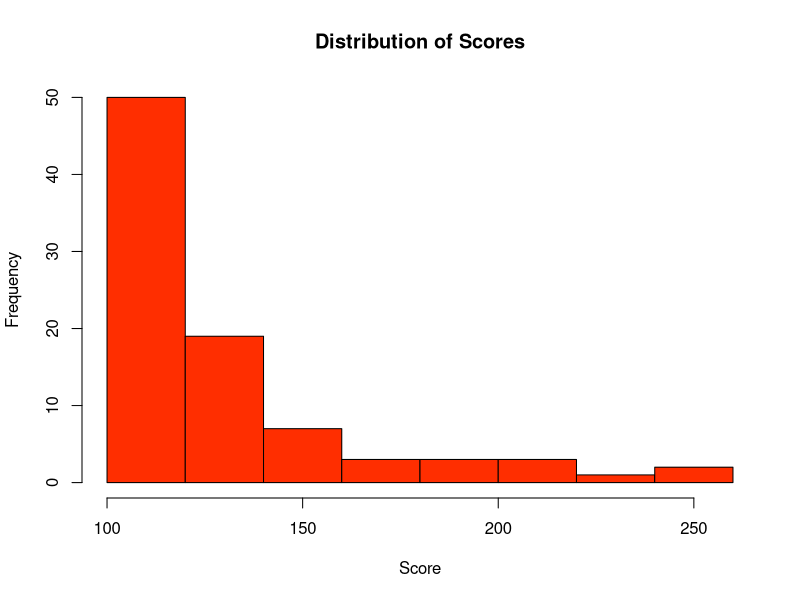
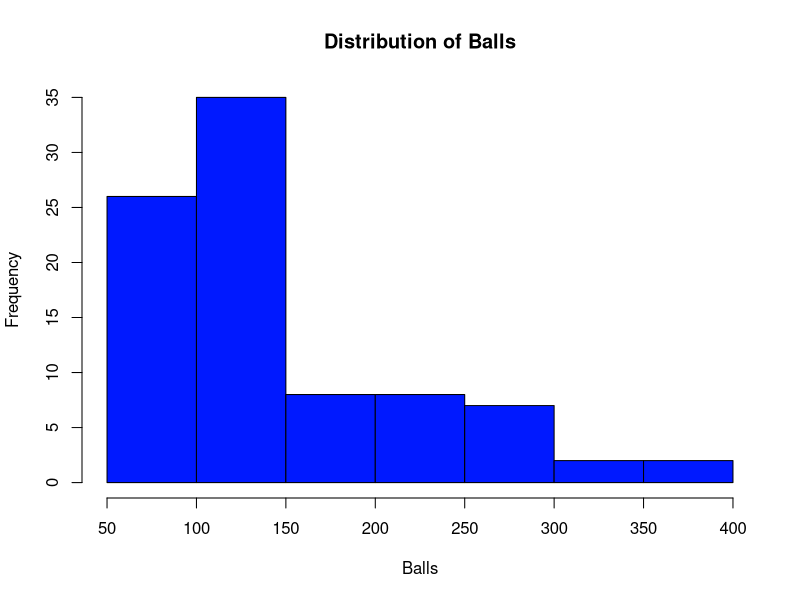
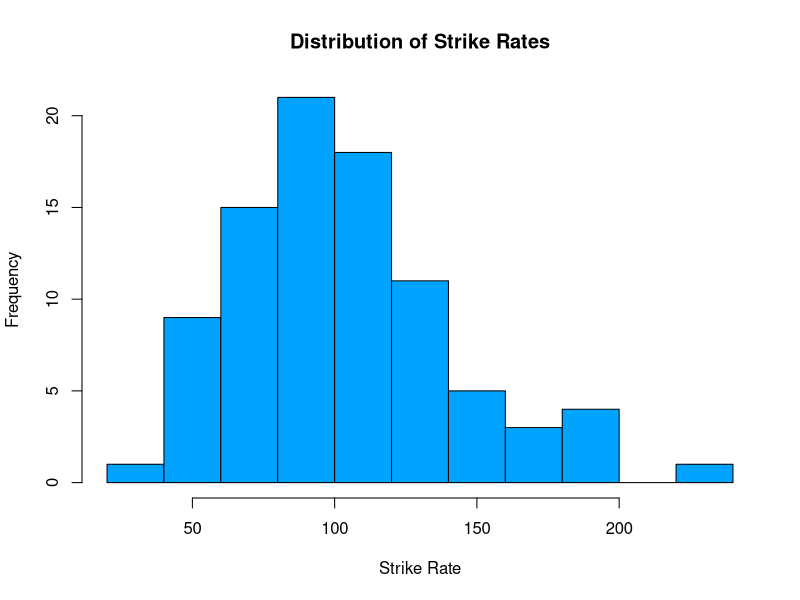
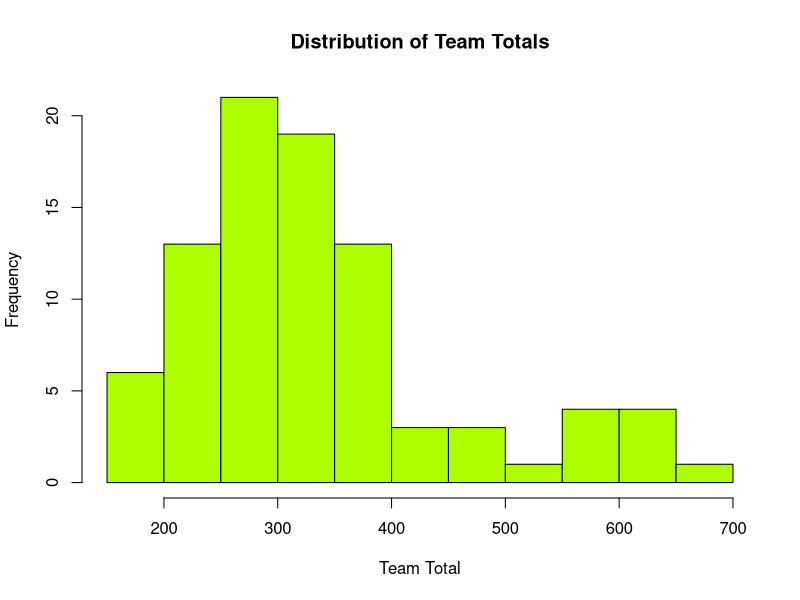
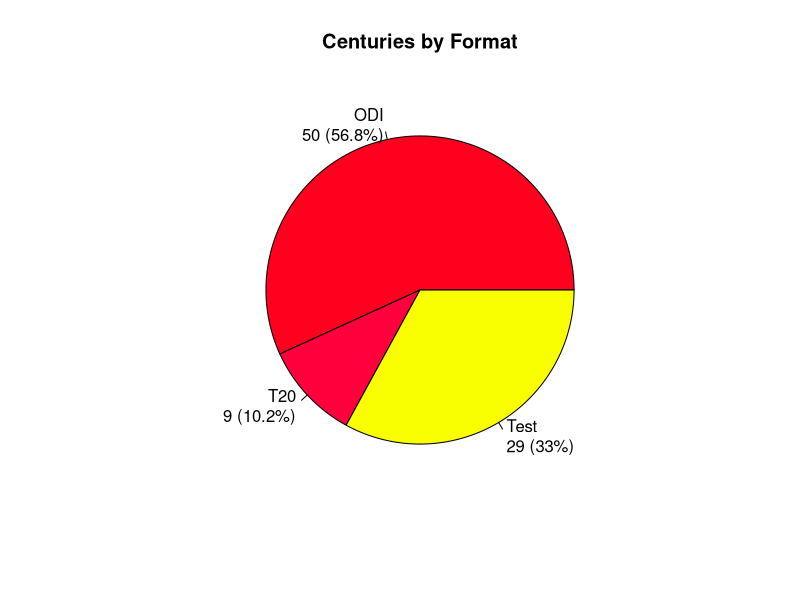
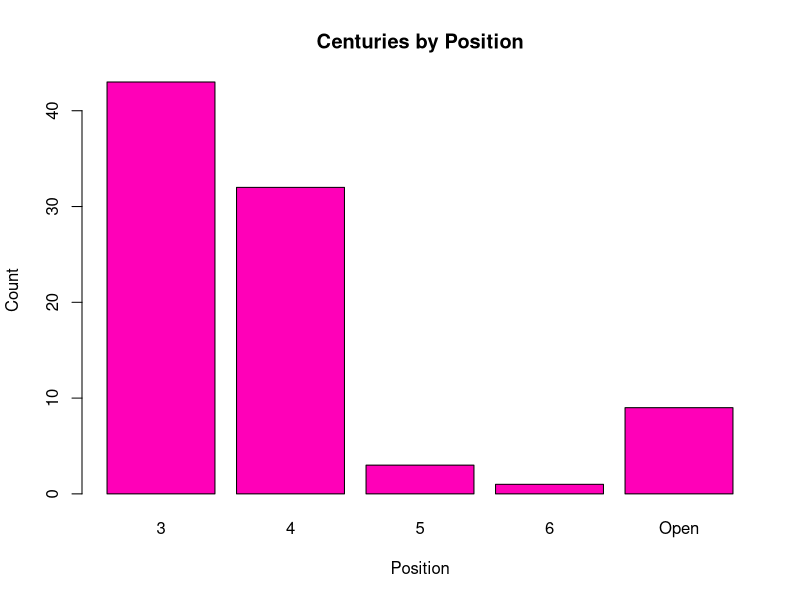
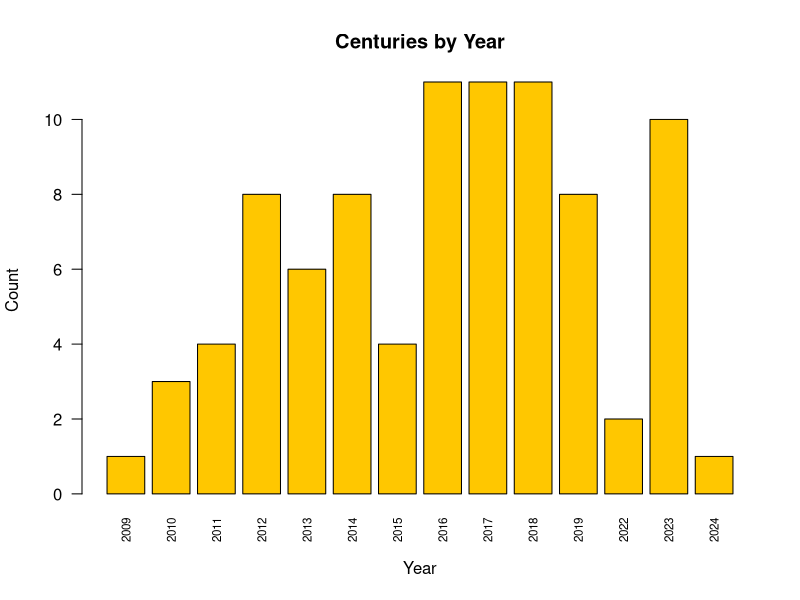
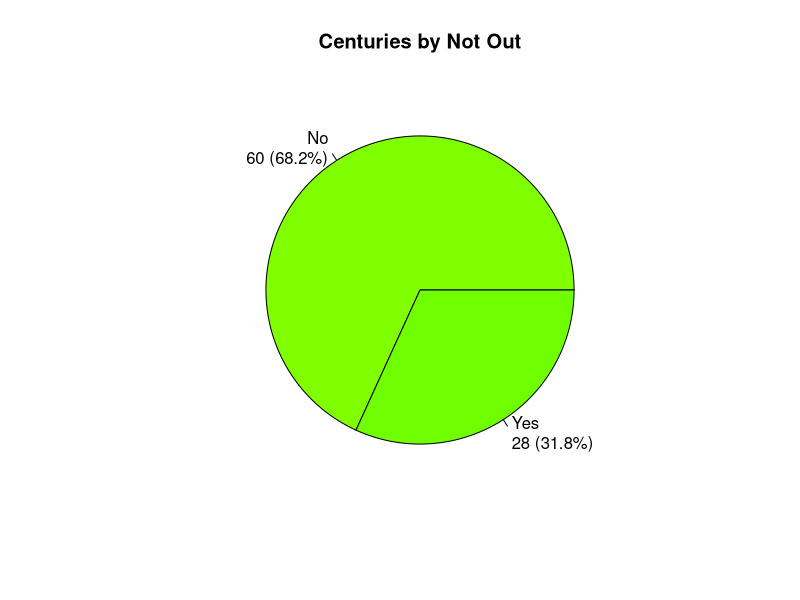

These charts were generated, in order, by the following R code:
# Virat Kohli Century Analysis

# Load required libraries
library(tidyverse)
library(corrplot)
library(nortest)
library(car)

# Read the data
data <- read.csv("IS 2105 - Proposal - Group18 - Dataset.csv")
View(data)

# Replace "T20i" with "T20" in Format column
data$Format <- ifelse(data$Format == "T20i", "T20", data$Format)
# In the Format column, "T20" means "T20 International(T20I)" and "Indian Premie League(IPL)"
view(data)

# Define the function to generate random colors from the rainbow spectrum
random_color <- function(n) {
  colors <- rainbow(100)
  sample(colors, n)
}

# 1. Univariate Analysis

# Summary statistics for quantitative variables
# Numerical Variables

# Score
hist(data$Score, 
     main = "Distribution of Scores", 
     xlab = "Score", 
     col = random_color(1)) 

# Balls
hist(data$Balls, 
     main = "Distribution of Balls", 
     xlab="Balls", 
     col = random_color(1))

# Strike Rate
hist(data$Strike.Rate, 
     main = "Distribution of Strike Rates", 
     xlab = "Strike Rate", 
     col = random_color(1))

# Team Total
hist(data$Team.Total, 
     main = "Distribution of Team Totals", 
     xlab = "Team Total", 
     col = random_color(1))

# Summary statistics for qualitative variables
# Categorical Variables

# Format
format_table <- table(data$Format)
percentages <- round(100 * format_table / sum(format_table), 1)
labels <- paste(names(format_table), "\n", format_table, " (", percentages, "%)", sep = "")

pie(format_table, 
    main = "Centuries by Format", 
    labels = labels,
    col = random_color(length(format_table)))

# Position
table(data$Position)
barplot(table(data$Position), 
        main = "Centuries by Position", 
        xlab = "Position", 
        ylab = "Count",
        col = random_color(1))

# Year
table(data$Year)
barplot(table(data$Year), 
        main = "Centuries by Year", 
        xlab = "Year",
        ylab = "Count",
        col = random_color(1),
        las = 2,
        cex.names = 0.7)

# Not Out
not_out_table <- table(data$Not.Out)
percentages <- round(100 * not_out_table / sum(not_out_table), 1)
labels <- paste(names(not_out_table), "\n", not_out_table, " (", percentages, "%)", sep = "")

pie(not_out_table, 
    main = "Centuries by Not Out", 
    labels = labels,
    col = random_color(length(not_out_table)))

# Man of the Match (MOTM)
motm_table <- table(data$MOTM)
percentages <- round(100 * motm_table / sum(motm_table), 1)
labels <- paste(names(motm_table), "\n", motm_table, " (", percentages, "%)", sep = "")

pie(motm_table, 
    main = "Centuries by Man of the Match", 
    labels = labels,
    col = random_color(length(motm_table)))

# Win
table(data$Win)
barplot(table(data$Win), 
        main = "Centuries by Win", 
        xlab = "Win",
        ylab = "Count",
        col = random_color(1))

# Captain
captain_table <- table(data$Captain)
percentages <- round(100 * captain_table / sum(captain_table), 1)
labels <- paste(names(captain_table), "\n", captain_table, " (", percentages, "%)", sep = "")

pie(captain_table, 
    main = "Centuries by Captain", 
    labels = labels,
    col = random_color(length(captain_table)))

# 2. Bivariate Analysis

# Scatter plot for two numerical variables
ggplot(data, aes(x = Balls, y = Score, color = Format)) +
  geom_point() +
  labs(title = "Score vs Balls by Format", x = "Balls", y = "Score")

ggplot(data, aes(x = Strike.Rate, y = Score, color = Format)) +
    geom_point() +
    labs(title = "Score vs Strike Rate by Format", x = "Strike Rate", y = "Score")

ggplot(data, aes(x = Score, y = Team.Total, color = Format)) +
    geom_point() +
    labs(title = "Score vs Team Total by Format", x = "Score", y = "Team Total")

# Two-way table for two categorical variables
table(data$Format, data$Win)
table(data$Format, data$MOTM)
table(data$Format, data$Captain)

table(data$Position, data$Win)
table(data$Position, data$MOTM)

# Numerical vs Categorical
# Boxplot

boxplot(Strike.Rate ~ MOTM,
        data = data,
        main = "Strike Rate by Man of the Match",
        xlab = "MOTM",
        ylab = "Strike Rate",
        col = random_color(2))

boxplot(Score ~ Captain,
        data = data,
        main = "Score by Captain",
        xlab = "Captain",
        ylab = "Score",
        col = random_color(2))

# Bar Plot
ggplot(data, aes(x = Not.Out, fill = Format)) +
  geom_bar(position = "fill") +
  labs(title = "Proportion of Not Outs by Format", x = "Not Out", y = "Proportion")

ggplot(data, aes(x = MOTM, fill = Format)) +
  geom_bar(position = "fill") +
  labs(title = "Proportion of Man of the Match by Format", x = "MOTM", y = "Proportion")

# Time Series Analysis

# Line Plot
# Average Score with year
yearly_avg <- aggregate(Score ~ Year, data = data, FUN = mean)
ggplot(yearly_avg, aes(x = Year, y = Score)) +
  geom_line() +
  geom_point() +
  labs(title = "Average Score Trend Over Years", x = "Year", y = "Average Score")

# Outlier Detection
# Boxplot
boxplot(data$Score, main="Boxplot of Score", col="blue")
boxplot(data$Balls, main="Boxplot of Balls", col="green")
boxplot(data$Strike.Rate, main="Boxplot of Strike Rate", col="red")
boxplot(data$Team.Total, main="Boxplot of Team Total", col="yellow")
boxplot(data$Wickets.lost, main="Boxplot of Wickets Lost", col="orange")

# Hypothesis Testing
# T-test
t.test(data$Score[data$Format == "ODI"], data$Score[data$Format == "Test"])
t.test(data$Score[data$Win == "Yes"], data$Score[data$Win == "No"])
t.test(data$Score[data$Not.Out == "Yes"], data$Score[data$Not.Out == "No"])
t.test(data$Score[data$MOTM == "Yes"], data$Score[data$MOTM == "No"])
t.test(data$Score[data$Captain == "Yes"], data$Score[data$Captain == "No"])

# 3. Regression Analysis
lm_model <- lm(Score ~ Balls + Strike.Rate, data = data)
summary(lm_model)

lm_model <- lm(Score ~ Team.Total + Wickets.lost, data = data)
summary(lm_model)

# Filter the dataset to include only rows where the 'Format' is 'Test'
test_data <- data %>%
  filter(Format == "Test")
view(test_data)

# Univariate Analysis 
# Test Inning 
test_inning_table <- table(test_data$Inning)
percentages <- round(100 * test_inning_table / sum(test_inning_table), 1)
labels <- paste(names(test_inning_table), "\n", test_inning_table, " (", percentages, "%)", sep = "")

pie(test_inning_table, 
    main = "Test Centuries by Inning", 
    labels = labels, 
    col = random_color(length(test_inning_table)))

# Position
test_position_table <- table(test_data$Position)
percentages <- round(100 * test_position_table / sum(test_position_table), 1)
labels <- paste(names(test_position_table), "\n", test_position_table, " (", percentages, "%)", sep = "")

pie(test_position_table, 
    main = "Test Centuries by Position", 
    labels = labels, 
    col = random_color(length(test_position_table)))

# Against
table(test_data$Against)
barplot(table(test_data$Against), 
        main = "Test Centuries by Against", 
        xlab = "Country",
        ylab = "Count",
        col = random_color(1), 
        las = 2,
        cex.names = 0.7)

# Host Nation
table(test_data$Host.Nation)
barplot(table(test_data$Host.Nation), 
        main = "Test Centuries by Host Nation", 
        xlab = "Country",
        ylab = "Count",
        col = random_color(1), 
        las = 2,
        cex.names = 0.7)

# Win 
test_win_table <- table(test_data$Win)
percentages <- round(100 * test_win_table / sum(test_win_table), 1)
labels <- paste(names(test_win_table), "\n", test_win_table, " (", percentages, "%)", sep = "")

pie(test_win_table, 
    main = "Test Centuries by Win", 
    labels = labels, 
    col = random_color(length(test_win_table)))


# Bivariate Analysis 

# Test Score vs Inning
summary_test_inning_score <- by(test_data$Score, test_data$Inning, summary)
print(summary_test_inning_score)

boxplot(Score ~ Inning,
        data = test_data,
        main = "Test Score by Inning",
        xlab = "Inning",
        ylab = "Score",
        col = random_color(length(test_data$Inning)))

# Test Balls vs Inning
summary_test_inning_balls <- by(test_data$Balls, test_data$Inning, summary)
print(summary_test_inning_balls)

boxplot(Balls ~ Inning,
        data = test_data,
        main = "Test Balls by Inning",
        xlab = "Inning",
        ylab = "Balls",
        col = random_color(length(test_data$Inning)))

# Test Team Total vs Score by MOTM
ggplot(test_data, aes(x = Score, y = Team.Total, color = MOTM)) +
  geom_point() +
  labs(title = "Test Team Total vs Score by Man of the Match", x = "Score", y = "Team Total")

# Proportion of Inning by Test Win
table(test_data$Inning, test_data$Win)
ggplot(test_data, aes(x = Inning, fill = Win)) +
  geom_bar(position = "fill") +
  labs(title = "Proportion of Inning by Test Win", x = "Inning", y = "Proportion")

# Filter the dataset to include only rows where the 'Format' is 'ODI'
odi_data <- data %>%
  filter(Format == "ODI")
view(odi_data)

# Univariate Analysis 
# ODI Inning 
odi_inning_table <- table(odi_data$Inning)
percentages <- round(100 * odi_inning_table / sum(odi_inning_table), 1)
labels <- paste(names(odi_inning_table), "\n", odi_inning_table, " (", percentages, "%)", sep = "")

pie(odi_inning_table, 
    main = "ODI Centuries by Inning", 
    labels = labels, 
    col = random_color(length(odi_inning_table)))

# ODI Win
odi_win_table <- table(odi_data$Win)
percentages <- round(100 * odi_win_table / sum(odi_win_table), 1)
labels <- paste(names(odi_win_table), "\n", odi_win_table, " (", percentages, "%)", sep = "")

pie(odi_win_table, 
    main = "ODI Centuries by Win", 
    labels = labels, 
    col = random_color(length(odi_win_table)))

# ODI Man of the Match
odi_motm_table <- table(odi_data$MOTM)
percentages <- round(100 * odi_motm_table / sum(odi_motm_table), 1)
labels <- paste(names(odi_motm_table), "\n", odi_motm_table, " (", percentages, "%)", sep = "")

pie(odi_motm_table, 
    main = "ODI Centuries by MOTM", 
    labels = labels, 
    col = random_color(length(odi_motm_table)))

# ODI Score 
hist(odi_data$Score, 
     main = "Distribution of ODI Scores", 
     xlab = "Score", 
     col = random_color(1)) 
# ODI SR
hist(odi_data$Strike.Rate, 
     main = "Distribution of ODI Strike Rate", 
     xlab = "Strike Rate", 
     col = random_color(1)) 

# Bivariate Analysis 
# ODI Strike Rate vs Score by Win
ggplot(odi_data, aes(x = Score, y = Strike.Rate, color = Win)) +
  geom_point() +
  labs(title = "ODI Strike Rate vs Score by Win", x = "Score", y = "Strike Rate")

# Proportion of Inning by ODI Win
table(odi_data$Inning, odi_data$Win)
ggplot(odi_data, aes(x = Inning, fill = Win)) +
  geom_bar(position = "fill") +
  labs(title = "Proportion of Inning by ODI Win", x = "Inning", y = "Proportion")

# Proportion of Not Out by ODI Win
table(odi_data$Not.Out, odi_data$Win, odi_data$Inning)
ggplot(odi_data, aes(x = Not.Out, fill = Win)) +
  geom_bar(position = "fill") +
  labs(title = "Proportion of Not Out by ODI Win", x = "Not Out", y = "Proportion") +
  facet_wrap(~ Inning)

# ODI Team Total vs Score by MOTM
ggplot(odi_data, aes(x = Score, y = Team.Total, color = MOTM)) +
  geom_point() +
  labs(title = "ODI Team Total vs Score by Man of the Match", x = "Score", y = "Team Total")

# ODI Position vs Score
summary_odi_position_score <- by(test_data$Score, test_data$Position, summary)
print(summary_odi_position_score)

boxplot(Score ~ Position,
        data = odi_data,
        main = "ODI Score by Position",
        xlab = "Position",
        ylab = "Score",
        col = random_color(length(odi_data$Position)))

# Filter the dataset to include only rows where the 'Format' is 'T20'
t20_data <- data %>%
  filter(Format == "T20")
view(t20_data)

# Univariate Analysis
# T20 Inning 
t20_inning_table <- table(t20_data$Inning)
percentages <- round(100 * t20_inning_table / sum(t20_inning_table), 1)
labels <- paste(names(t20_inning_table), "\n", t20_inning_table, " (", percentages, "%)", sep = "")

pie(t20_inning_table, 
    main = "T20 Centuries by Inning", 
    labels = labels, 
    col = random_color(length(t20_inning_table)))

# T20 Win
t20_win_table <- table(t20_data$Win)
percentages <- round(100 * t20_win_table / sum(t20_win_table), 1)
labels <- paste(names(t20_win_table), "\n", t20_win_table, " (", percentages, "%)", sep = "")

pie(t20_win_table, 
    main = "T20 Centuries by Win", 
    labels = labels, 
    col = random_color(length(t20_win_table)))

# T20 Man of the Match
t20_motm_table <- table(t20_data$MOTM)
percentages <- round(100 * t20_motm_table / sum(t20_motm_table), 1)
labels <- paste(names(t20_motm_table), "\n", t20_motm_table, " (", percentages, "%)", sep = "")

pie(t20_motm_table, 
    main = "T20 Centuries by MOTM", 
    labels = labels, 
    col = random_color(length(t20_motm_table)))

# T20 Score 
hist(t20_data$Score, 
     main = "Distribution of T20 Scores", 
     xlab = "Score", 
     col = random_color(1)) 

# T20 SR
hist(t20_data$Strike.Rate, 
     main = "Distribution of T20 Strike Rate", 
     xlab = "Strike Rate", 
     col = random_color(1)) 

#T20 Year
table(t20_data$Year)
barplot(table(t20_data$Year), 
        main = "T20 Centuries by Year", 
        xlab = "Year", 
        ylab = "Count",
        col = random_color(1))

# Bivariate Analysis 
# T20 Strike Rate vs Score by Win
ggplot(t20_data, aes(x = Score, y = Strike.Rate, color = Win)) +
  geom_point() +
  labs(title = "T20 Strike Rate vs Score by Win", x = "Score", y = "Strike Rate")

# Proportion of Inning by T20 Win
table(t20_data$Inning, t20_data$Win)
ggplot(t20_data, aes(x = Inning, fill = Win)) +
  geom_bar(position = "fill") +
  labs(title = "Proportion of Inning by T20 Win", x = "Inning", y = "Proportion")

# T20 Captain vs SR
summary_t20_captain_sr <- by(t20_data$Strike.Rate, t20_data$Captain, summary)
print(summary_t20_captain_sr)

boxplot(Strike.Rate ~ Captain,
        data = t20_data,
        main = "T20 Strike Rate by Captain",
        xlab = "Captain",
        ylab = "Strike Rate",
        col = random_color(length(t20_data$Year)))

# T20 Win vs Strike Rate
summary_t20_win_sr <- by(t20_data$Strike.Rate, t20_data$Win, summary)
print(summary_t20_win_sr)

boxplot(Strike.Rate ~ Win,
        data = t20_data,
        main = "T20 Strike Rate by Win",
        xlab = "Win",
        ylab = "Strike Rate",
        col = random_color(length(t20_data$Win)))

# T20 Position vs Score
summary_t20_position_score <- by(t20_data$Score, t20_data$Position, summary)
print(summary_t20_position_score)

boxplot(Score ~ Position,
        data = t20_data,
        main = "T20 Score by Position",
        xlab = "Position",
        ylab = "Score",
        col = random_color(length(t20_data$Position)))
